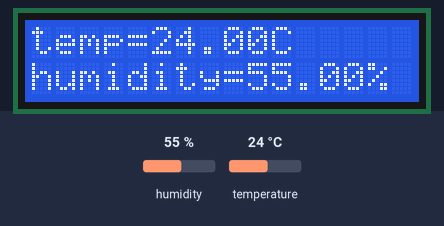
This sketch was run on a simulated Arduino Uno, built with avr-gcc and run on an emulated ATmega328P. On the bench: 16×2 character LCD. The test bench sets the inputs (shaded band); at power-on: humidity 55 %, temperature 24 °C.

Above: at 1.2 s.
1.3 s: humidity set to 22 %
At 2.0 s:
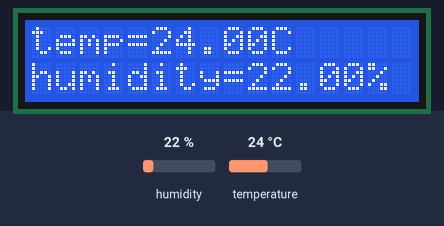
2.8 s: temperature set to 12 °C
At 3.7 s:
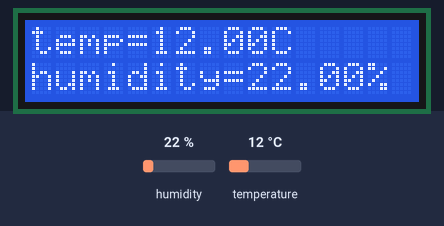
4.3 s: humidity set to 40 %
At 4.9 s:
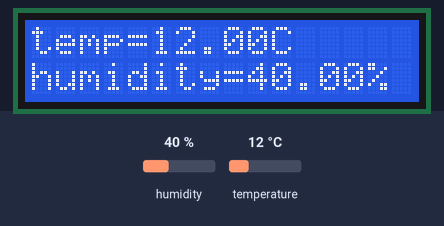
5.8 s: temperature set to 19 °C
At 6.5 s:
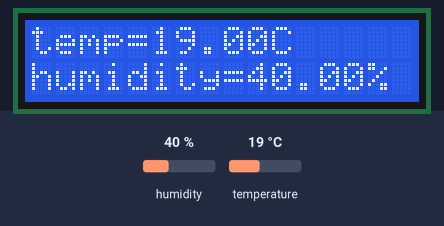
Timing chart, 0 to 8.3 s (numbered marks = the images above; inputs shaded):
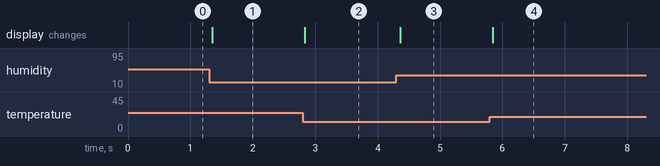

The sketch:

DHT11_sensor_project.ino
```cpp
#include <LiquidCrystal_I2C.h>
#include <dht.h>

LiquidCrystal_I2C lcd(0x27, 16, 2);
dht DHT;
#define dht_apin A0

void setup() {
  lcd.init();
  lcd.backlight();
  lcd.setCursor(0, 0);

}

void loop() {
  DHT.read11(dht_apin);
  lcd.setCursor(0, 0);
  lcd.print("temp=");
  lcd.print(DHT.temperature);
  lcd.print("C");

  lcd.setCursor(0, 1);
  lcd.print("humidity=");
  lcd.print(DHT.humidity);
  lcd.print("%");
}
```

Measured:
- after the input at 1.3 s, the display: changes after 0.05 s (image 1)
- after the input at 2.8 s, the display: changes at once (image 2)
- after the input at 4.3 s, the display: changes after 0.07 s (image 3)
- after the input at 5.8 s, the display: changes after 0.05 s (image 4)
